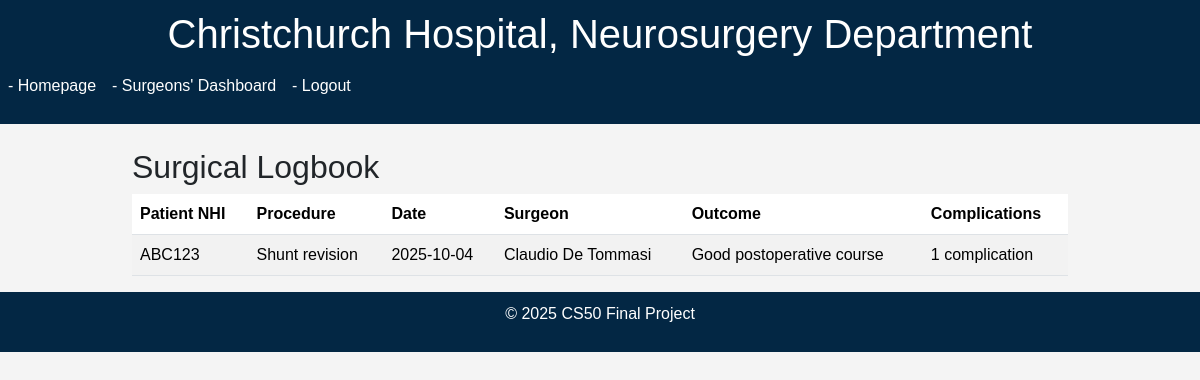
Page /surgical_logbook (signed in) on the earlier database version.
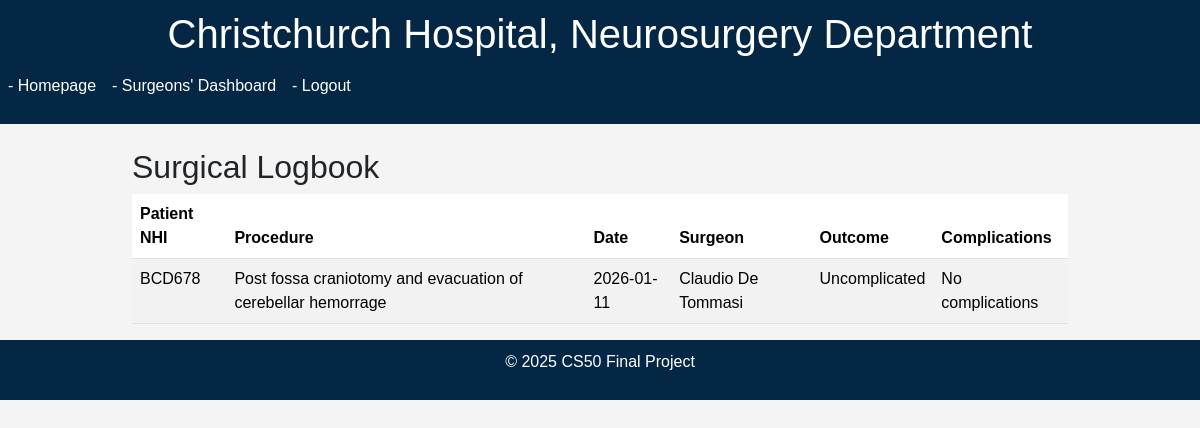
Same page on the later database version.
### models.py (models this page shows)
class Surgery(db.Model):
    id = db.Column(db.Integer, primary_key=True)
    patient_id = db.Column(db.Integer, db.ForeignKey('patient.id'), nullable=False)
    surgeon_id = db.Column(db.Integer, db.ForeignKey('surgeon.id'), nullable=False)
    surgery_date = db.Column(db.DateTime, nullable=False)
    surgery_type = db.Column(db.String(100), nullable=False)
    outcome = db.Column(db.String(100))
    notes = db.Column(db.Text)
    patient = db.relationship('Patient', backref='surgeries')
    surgeon = db.relationship('Surgeon', backref='surgeries')

class Patient(db.Model):
    id = db.Column(db.Integer, primary_key=True)
    NHI = db.Column(db.String(6), unique=True, nullable=False)
    username = db.Column(db.String(50), unique=True, nullable=True)
    password_hash = db.Column(db.String(255), nullable=True)
    last_name = db.Column(db.String(100), nullable=False)
    first_name = db.Column(db.String(100), nullable=False)
    gender = db.Column(db.String(1))
    date_of_birth = db.Column(db.Date, nullable=False)
    contact_info = db.Column(db.String(100), nullable=False)
    emergency_contact_name = db.Column(db.String(100))
    emergency_contact_phone = db.Column(db.String(15))
    medical_history = db.Column(db.Text)
    needs_password = db.Column(db.Boolean, default=True)

class Surgeon(db.Model):
    id = db.Column(db.Integer, primary_key=True)
    username = db.Column(db.String(50), unique=True, nullable=True)
    password_hash = db.Column(db.String(255), nullable=True)
    first_name = db.Column(db.String(100), nullable=False)
    last_name = db.Column(db.String(100), nullable=False)
    surgeon_code = db.Column(db.String(20), unique=True, nullable=True)
    gender = db.Column(db.String(1))
    date_of_birth = db.Column(db.Date)
    contact_info = db.Column(db.String(100))
    specialty = db.Column(db.String(100))
    needs_password = db.Column(db.Boolean, default=True)

### app.py (the view)
@app.route("/surgical_logbook")
@surgeon_required
def surgical_logbook():
    surgeon_id = session.get("surgeon_id")
    surgeon = Surgeon.query.get(surgeon_id)
    surgeries = Surgery.query.filter_by(surgeon_id=surgeon.id).all()
    complications = {}
    for surgery in surgeries:
        complications[surgery.id] = Complication.query.filter_by(surgery_id=surgery.id).all()
    return render_template("surgical_logbook.html", surgeon=surgeon, surgeries=surgeries, complications=complications)

### helpers.py (called while the page is built)
def surgeon_required(f):
    @wraps(f)
    def decorated_function(*args, **kwargs):
        if not (session.get("surgeon_id")):
            return redirect("/index")
        return f(*args, **kwargs)
    return decorated_function

### templates/surgical_logbook.html (shortened to what this page needs)
{% extends "layout.html" %}
 {% block content %}
 <div class="container mt-4">
     <h2>Surgical Logbook</h2>
     <table class="table table-striped">
         <thead>
             <tr>
                 <th>Patient NHI</th>
                 <th>Procedure</th>
                 <th>Date</th>
                 <th>Surgeon</th>
                 <th>Outcome</th>
                 <th>Complications</th>
             </tr>
         </thead>
         <tbody>
             {% for surgery in surgeries %}
             <tr>
                 <td>{{ surgery.patient.NHI }}</td>
                 <td>{{ surgery.surgery_type }}</td>
                 <td>{{ surgery.surgery_date.strftime('%Y-%m-%d') if surgery.surgery_date else '' }}</td>
                 <td>{{ surgery.surgeon.first_name }} {{ surgery.surgeon.last_name }}</td>
                 <td>{{ surgery.outcome }}</td>
                 <td>
                     {% if complications[surgery.id] %}
                         {{ complications[surgery.id]|length }} complication {{ "s" if complications[surgery.id]|length > 1 else "" }}<br>
                     {% else %}
                         No complications
                     {% endif %}
             </tr>
             {% endfor %}
         </tbody>
     </table>
 </div>
 {% endblock %}

Differences in the rows shown:
changed Surgery "Claudio": patient.NHI "ABC123" → "BCD678"; surgery_type "Shunt revision" → "Post fossa craniotomy and evacuation of cerebellar hemorrage"; surgery_date "2025-10-04" → "2026-01-11"; outcome "Good postoperative course" → "Uncomplicated"; complications "1" → (not shown); text "complication" → "No complications"
